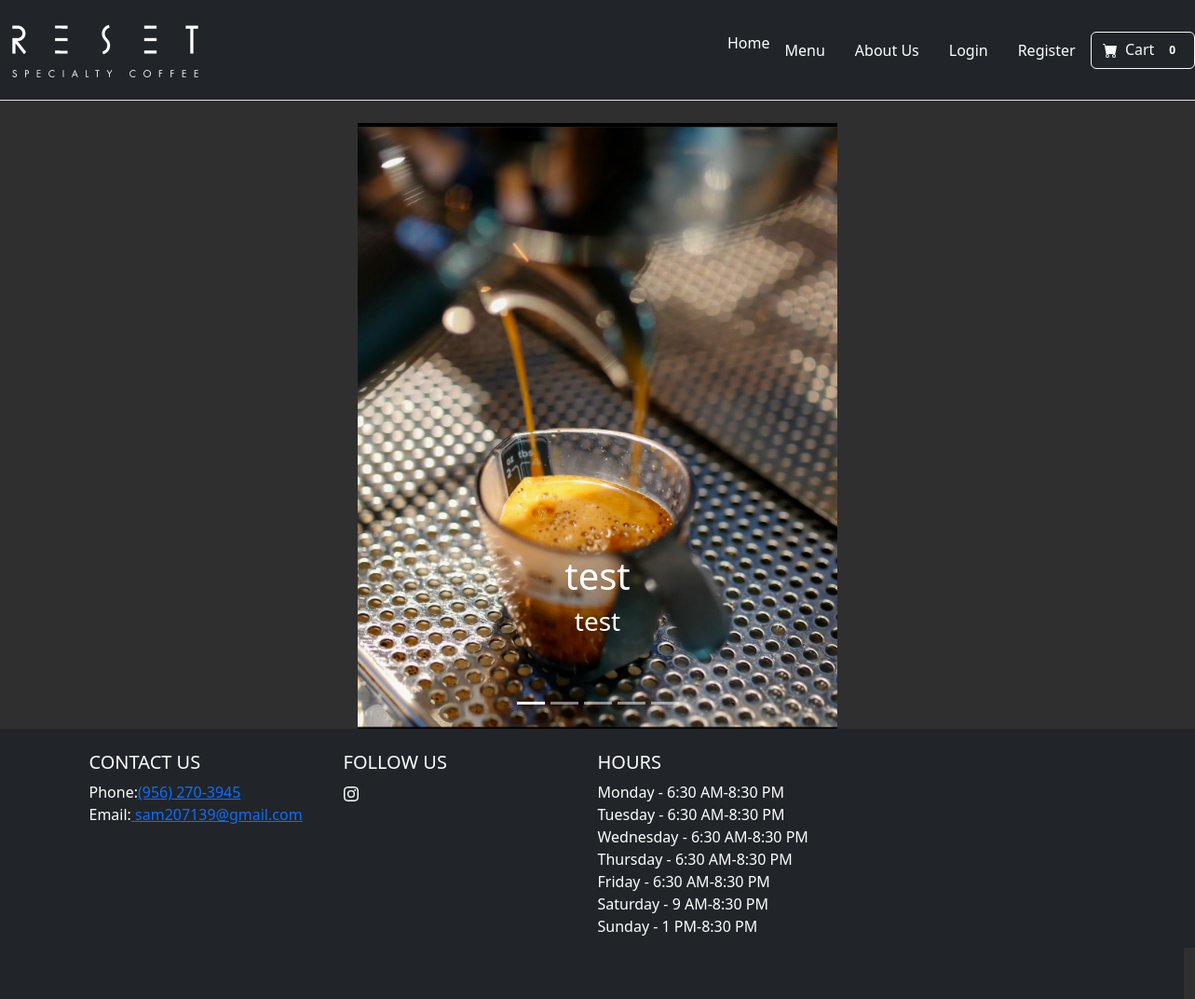
The page / on the database its author committed.
### SeniorProjectApp/models.py (models this page shows, shortened)
class Carausel(models.Model):
    image = models.ImageField(upload_to= 'uploads/carausel/')
    title = models.CharField(max_length=150)
    sub_title = models.CharField(max_length=100)

### SeniorProjectApp/views.py (the view)
# urls.py: 2. Add a URL to urlpatterns:  path('', views.home, name='home')
def home(request):
    obj = Carausel.objects.all()
    context = {
        'obj':obj
    }
    return render(request, "SeniorProjectApp/home.html", context)

### SeniorProjectApp/templates/SeniorProjectApp/home.html (shortened to what this page needs)
{% extends 'SeniorProjectApp/base.html' %}
{% load static %}
{% block head %}
  <link rel="stylesheet" type="text/css" href="{% static 'css/style.css' %}">
{% endblock %}
{% block content %}
<div id="carouselExampleCaptions" class="carousel slide" data-bs-ride="carousel">
    <div class="carousel-indicators">
      {% for object in obj %}
      <button type="button" data-bs-target="#carouselExampleCaptions" data-bs-slide-to="{{ forloop.counter0 }}" {% if forloop.first %}class="active"{% endif %} aria-label="Slide {{ forloop.counter }}"></button>
      {% endfor %}
    </div>
    <div class="carousel-inner">
      {% for object in obj %}
      <div class="carousel-item {% if forloop.first %}active{% endif %}">
        <img src="{{ object.image.url }}" style="height: 650px; margin: 0 auto;" class="testi-overly d-block mx-auto" alt="sliderImg">
        <div class="carousel-caption d-none d-md-block text-center">
          <h1 class="animate__animated
            {% if forloop.first %}
            animate__fadeInDown
            {% endif %}
            ">{{ object.title }}</h1>
          <h3 class="animate__animated animate__zoomIn">{{ object.sub_title }}</h3>
          <a href="{{ object.link }}" class="button animate__animated animate__zoomIn mt-3 py-3 px-5 btn font-weight-bold">{{ object.action_name }}</a>
        </div>
      </div>
      {% endfor %}
    </div>
  </div>
{% endblock %}

### rows shown on the page
Carausel: image (picture), title "test", sub_title "test"
